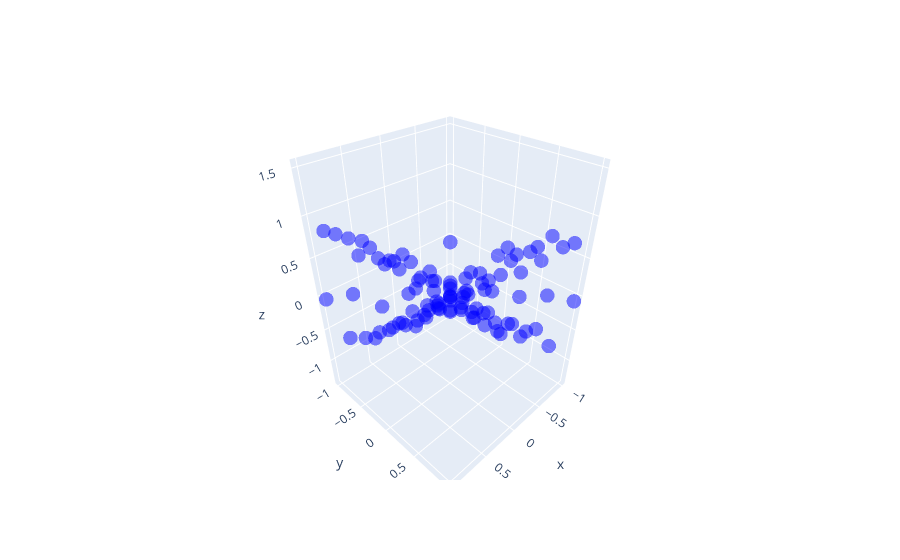

The cell this chart's notebook holds for it:
### Code cell
import plotly.graph_objects as go

fig = go.Figure(
    data=[
        go.Scatter3d(
            x=X[:, 0],
            y=X[:, 1],
            z=y,
            mode="markers",
            marker=dict(size=5, color="blue", opacity=0.5),
        )
    ]
)

fig.show()
